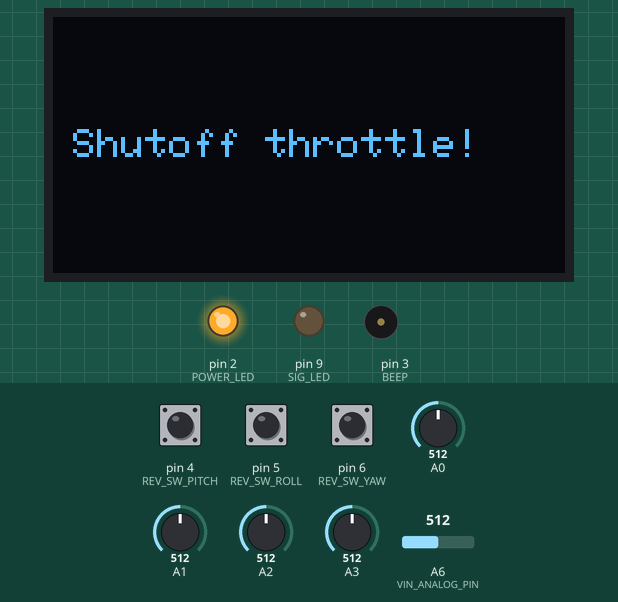
A sketch run on a simulated Arduino Nano, built with avr-gcc and run on an emulated ATmega328P. Parts: 128×64 one-colour display, output pins drawn as LEDs (lit = HIGH), buzzer (waves = sounding, pin HIGH). Dashed ring = blinking. Inputs (shaded band) come from the test bench; at power-on: A0 = 512, A6 (VIN_ANALOG_PIN) = 512, A1 = 512, pin 4 (REV_SW_PITCH) HIGH, pin 5 (REV_SW_ROLL) HIGH, pin 6 (REV_SW_YAW) HIGH, A2 = 512, A3 = 512. The OLED is the two-colour kind (top 16 rows yellow); no radio packets arrive unless stated; what the sketch prints to the serial monitor is not drawn.

Above: at 3.3 s.
3.4 s: A0 set to 208
5.6 s: A0 set to 186
At 7.5 s:
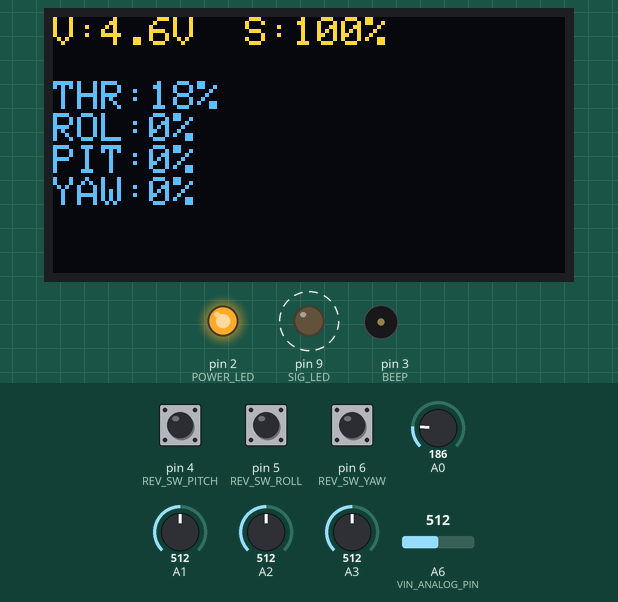
10.8 s: A0 set to 0
At 11.3 s:
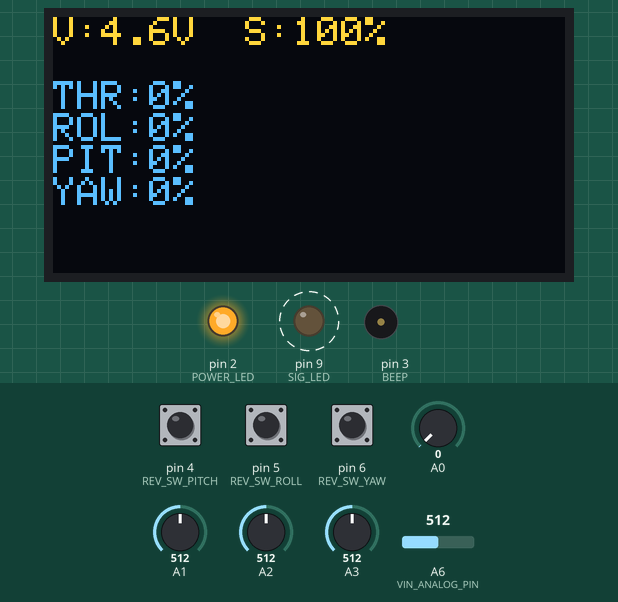
16.0 s: A6 (VIN_ANALOG_PIN) set to 470
21.2 s: A6 (VIN_ANALOG_PIN) set to 452
At 21.9 s:
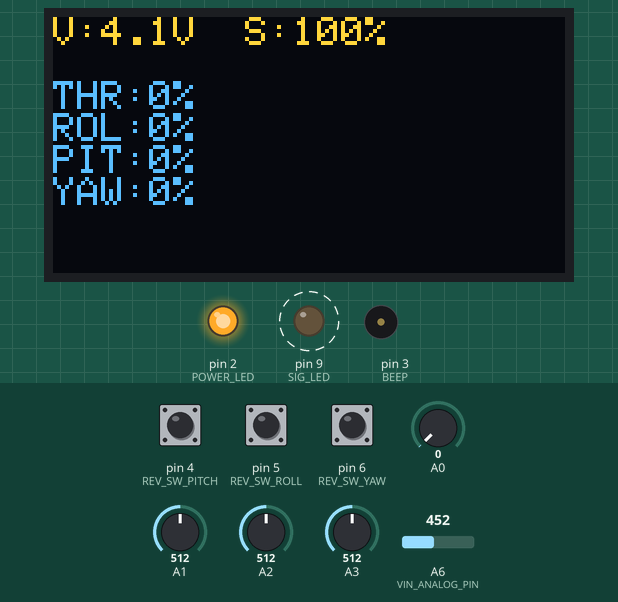
23.4 s: A1 set to 306
At 24.8 s:
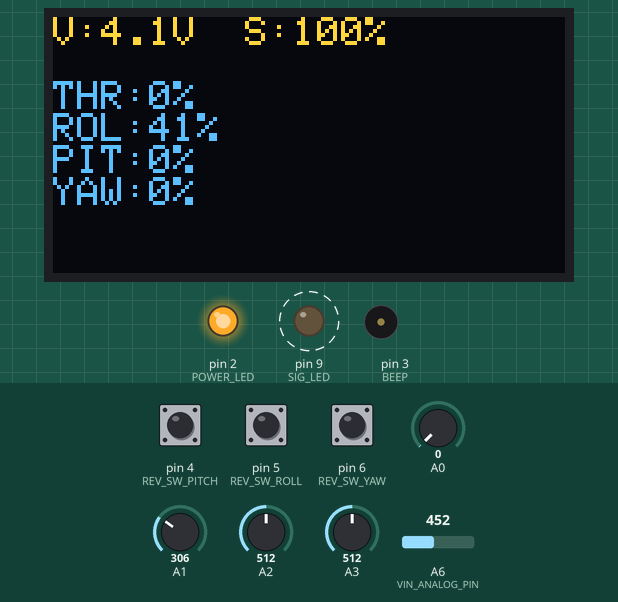
Timing chart, 0 to 29.6 s (numbered marks = the images above; inputs shaded):
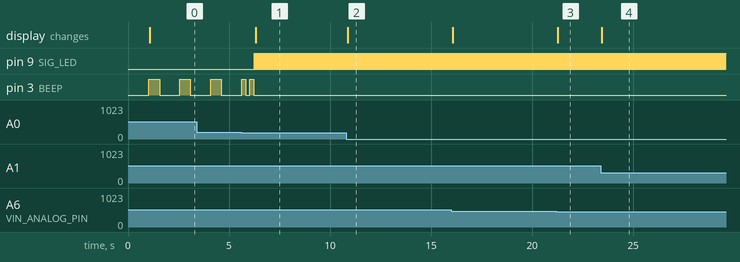

The sketch:

remotecontroller.ino
```cpp
#include <SPI.h>
#include <nRF24L01.h>
#include <RF24.h>
#include <Wire.h>
#include <Adafruit_GFX.h>
#include <Adafruit_SSD1306.h>
#include <printf.h>

#define SCREEN_WIDTH 128
#define SCREEN_HEIGHT 64
#define OLED_RESET -1
Adafruit_SSD1306 oled(SCREEN_WIDTH, SCREEN_HEIGHT, &Wire, OLED_RESET);

RF24 radio(7, 8); // CE,CSN
const byte address[6] = "FLY01";
const int deadZone = 20;
const bool debug = false;

unsigned long lastAlertTime = 0;
unsigned long failedCount = 0;
const unsigned long ALERT_LIMIT = 250;


#define R1 10000    // 10kΩ
#define R2 12000    // 12kΩ
#define VOLTAGE_DIVIDER_RATIO ((R1 + R2) / (float)R2)

// 硬件引脚定义
#define VIN_ANALOG_PIN   A6    // 电压检测引脚
#define REV_SW_PITCH     4     // 俯仰反转开关
#define REV_SW_ROLL      5     // 横滚反转开关
#define REV_SW_YAW       6     // 偏航反转开关
#define POWER_LED        2     // 电源LED
#define SIG_LED          9     // 信号LED
#define BEEP             3     // 喇叭

struct ControlData {
  uint16_t throttle;
  int16_t roll;
  int16_t pitch;
  int16_t yaw;
  uint8_t checksum;
};

// 函数声明
void initOLED();
void displayStatus(float voltage, int rssi, int throttle, int pitch, int roll, int yaw);
bool checkThrottleSafety();
int readChannel(int pin, bool reverse);
float readVoltage();
int calculateRSSI();

void setup() {
  delay(1000);

  analogReference(DEFAULT);
  Serial.begin(9600);
  printf_begin();

  //设置电源灯
  pinMode(POWER_LED, OUTPUT);
  digitalWrite(POWER_LED, HIGH);

  //设置喇叭
  pinMode(BEEP, OUTPUT);
  digitalWrite(BEEP, LOW);

  // 初始化OLED
  initOLED();

  //无线模块自检
  //初始化无线模块
  if (!radio.begin()){
    showText("RFModule not exist!");
    while(1);
  }

  radio.setChannel(108);
  radio.setDataRate(RF24_250KBPS);
  radio.setPALevel(RF24_PA_MAX);
  radio.openWritingPipe(address);
  radio.setRetries(3, 5);       // 延迟750μs，重试5次
  radio.setAutoAck(true);
  radio.setCRCLength(RF24_CRC_16);
  radio.printDetails();
  radio.stopListening();

  // 油门安全检查
  while(!checkThrottleSafety()) {
    digitalWrite(BEEP, HIGH);
    showText("Shutoff throttle!");
    delay(500);
    digitalWrite(BEEP, LOW);
    delay(1000);
  }

  // 初始化反转开关
  pinMode(REV_SW_PITCH, INPUT_PULLUP);
  pinMode(REV_SW_ROLL, INPUT_PULLUP);
  pinMode(REV_SW_YAW, INPUT_PULLUP);

  //设置信号灯
  pinMode(SIG_LED, OUTPUT);
  digitalWrite(SIG_LED, LOW);

  showReady();
}

void showText(const char* str){
    oled.clearDisplay();
    oled.setCursor(5, 28);
    oled.print(str);
    oled.display();
}

void showReady(){
  digitalWrite(BEEP, HIGH);
  delay(200);
  digitalWrite(BEEP, LOW);
  delay(200);
  digitalWrite(BEEP, HIGH);
  delay(200);
  digitalWrite(BEEP, LOW);
}

void loop() {

  // 数据采集
  int throttlePercentage = map(analogRead(A0), 0, 1023, 0, 100);
  int pitchPercentage = readChannel(A1, digitalRead(REV_SW_PITCH));
  int rollPercentage = readChannel(A2, digitalRead(REV_SW_ROLL));
  int yawPercentage = readChannel(A3, digitalRead(REV_SW_YAW));

  // 状态检测
  float voltage = readVoltage();
  int rssi = calculateRSSI();

  // OLED显示
  displayStatus(voltage, rssi, throttlePercentage, pitchPercentage, rollPercentage, yawPercentage);

  // 无线发送（保留原有逻辑）
  ControlData data;
  int a0 = analogRead(A0);
  int a1 = analogRead(A1);
  int a2 = analogRead(A2);
  int a3 = analogRead(A3);

  data.throttle = constrain(a0, 0, 1023);
  data.pitch = map(a1, 0, 1023, -512, 511);
  data.roll = map(a2, 0, 1023, -512, 511);
  data.yaw = map(a3, 0, 1023, -512, 511);

  if (digitalRead(REV_SW_PITCH)){
      data.pitch = -1 * data.pitch;
      data.pitch = constrain(data.pitch, -512, 511);
  }

  if (digitalRead(REV_SW_ROLL)){
      data.roll = -1 * data.roll;
      data.roll = constrain(data.roll, -512, 511);
  }

  if (digitalRead(REV_SW_YAW)){
      data.yaw = -1 * data.yaw;
      data.yaw = constrain(data.yaw, -512, 511);
  }

  if (debug){
    // 合并输出（推荐格式：CSV逗号分隔）
    Serial.print(a0);               // 油门值
    Serial.print(",");              // 分隔符
    Serial.print(a1);               // 横滚
    Serial.print(",");              // 分隔符
    Serial.print(a2);               // 俯仰
    Serial.print(",");              // 分隔符
    Serial.print(a3);              // 偏航（最后用println换行）
    Serial.print(" ----- ");       // 偏航（最后用println换行）

    Serial.print(data.throttle);   // 油门值
    Serial.print(",");             // 分隔符
    Serial.print(data.roll);       // 横滚
    Serial.print(",");             // 分隔符
    Serial.print(data.pitch);      // 俯仰
    Serial.print(",");             // 分隔符
    Serial.println(data.yaw);      // 偏航（最后用println换行）
  }

  // 校验和计算
  data.checksum = (data.throttle + data.roll + data.pitch + data.yaw) % 256;
  if (radio.write(&data, sizeof(data))){
    failedCount = 0;
    Serial.println("发送数据成功");
    digitalWrite(SIG_LED, HIGH);
    delayForNextSend();
    digitalWrite(SIG_LED, LOW);
  } else {
    failedCount ++;
    Serial.println("发送数据失败");
    if (!beepForSendFailed()){
      delayForNextSend();
    }
  }
}

void delayForNextSend(){
  if (!debug){
    delay(20);  //50Hz刷新率
  } else {
    delay(5000);
  }
}

boolean beepForSendFailed(){
  if (failedCount < ALERT_LIMIT){
    return false;
  }
  unsigned long now = millis();
  if (now - lastAlertTime < 3000){
    return false;
  }
  lastAlertTime = now;
  digitalWrite(BEEP, HIGH);
  delay(150);
  digitalWrite(BEEP, LOW);
  delay(150);
  digitalWrite(BEEP, HIGH);
  delay(150);
  digitalWrite(BEEP, LOW);
  delay(150);
  digitalWrite(BEEP, HIGH);
  delay(150);
  digitalWrite(BEEP, LOW);
  return true;
}

// OLED初始化
void initOLED() {
  if (!oled.begin(SSD1306_SWITCHCAPVCC, 0x3C)){
      Serial.println("oled failed");
      while(1);
  }
  Serial.println("oled inited");
  oled.clearDisplay();
  oled.setTextSize(1.8);
  oled.setTextColor(SSD1306_WHITE);
}

// 状态显示函数
void displayStatus(float voltage, int rssi, int t, int p, int r, int y) {
  oled.clearDisplay();

  // 顶部状态栏
  oled.setCursor(0, 0);
  oled.print("V:");
  oled.print(voltage, 1);
  oled.print("V  ");
  oled.print("S:");
  oled.print(rssi);
  oled.print("%");

  // 通道数据显示
  oled.setCursor(0, 16);
  oled.print("THR:"); oled.print(t); oled.println("%");
  oled.print("ROL:"); oled.print(p); oled.println("%");
  oled.print("PIT:"); oled.print(r); oled.println("%");
  oled.print("YAW:"); oled.print(y); oled.println("%");

  oled.display();
}

// 油门安全检查
bool checkThrottleSafety() {
  return (analogRead(A0) < 200); // 死区阈值
}

// 带反转的通道读取
int readChannel(int pin, bool reverse) {
  int val = analogRead(pin);
  val = map(val, 0, 1023, -100, 100);
  return reverse ? -val : val;
}

// 电压检测函数
float readVoltage() {
  int raw = analogRead(VIN_ANALOG_PIN);
  float measured_voltage = raw * 5.0 / 1023.0;  // 假设参考电压5V
  return measured_voltage * VOLTAGE_DIVIDER_RATIO;
}

int calculateRSSI() {
  uint8_t arc = radio.getARC();  // 获取自动重发次数（0-15）
  return constrain(100 - (arc * 6), 0, 100); // 限制在0-100%
}

// 带死区的映射函数
int16_t mapWithDeadzone(int val, int center, int zone) {
  if(abs(val - center) < zone) return 0;
  return map(val, 0, 1023, -512, 511);
}
```

Measured:
- the behaviour switches between 200 and 199 on A0 (found by bisection; images 0 and 1)
- after the input at 5.6 s, pin 9 (SIG_LED): alternates HIGH for 0.02 s and LOW for 0.03 s, starting after 0.66 s; pin 3 (BEEP): HIGH → LOW after 0.22 s, → HIGH 0.20 s later, → LOW 0.20 s later; the display: changes after 0.73 s (image 1)
- after the input at 10.8 s, the display: changes after 0.07 s (image 2)
- after the input at 21.2 s, the display: changes after 0.08 s (image 3)
- after the input at 23.4 s, the display: changes after 0.05 s (image 4)
